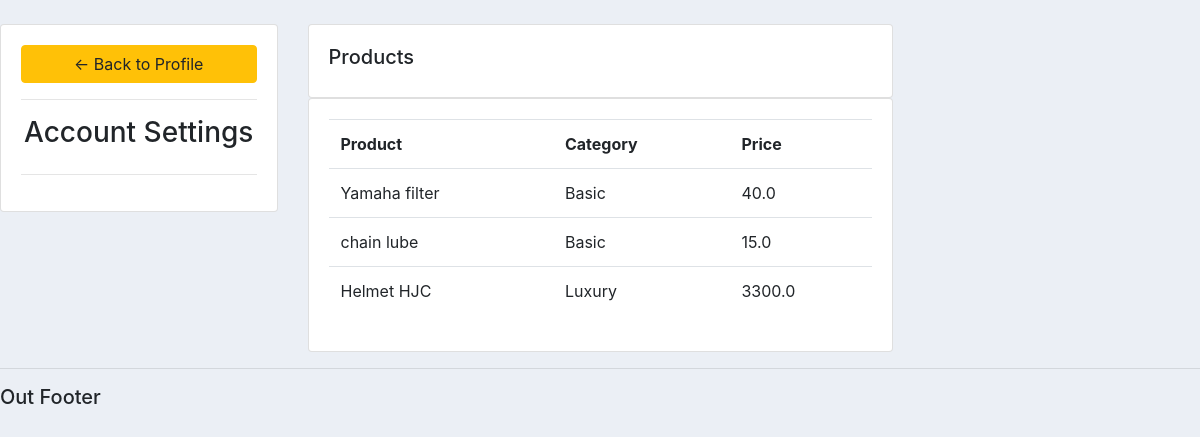
Screenshot of /products/ (signed in) with the database file from the repository.
### accounts/models.py (models this page shows, shortened)
class Product (models.Model):
    CATEGORY = (('Luxury', 'Luxury'),
                ('Basic', 'Basic'),
              )
    name = models.CharField(max_length=200, null=True)
    price = models.FloatField(null=True)
    category = models.CharField(max_length=200, null=True,choices=CATEGORY)
    description = models.CharField(max_length=200, null=True, blank=True)
    date_created= models.DateTimeField(auto_now_add=True, null=True)
    tags= models.ManyToManyField(Tag)

### accounts/decoraters.py (the view)
        def wrapper(request, *args, **kwargs):
            group = None
            if request.user.groups.exists():
                group = request.user.groups.all()[0].name
            if group in allowed_roles:
                return view_f(request, *args, **kwargs)
            elif group =='employee':
                messages.warning(request, 'You are not allowed for it, please ask for admin')
                return redirect('home')
            else:
                messages.warning(request, 'You are not allowed for it, please ask for admin')
                return redirect('user_page')

### accounts/decoraters.py (called while the page is built)
def allowed_user(allowed_roles=[]):
    def decorator(view_f):
        def wrapper(request, *args, **kwargs):
            group = None
            if request.user.groups.exists():
                group = request.user.groups.all()[0].name
            if group in allowed_roles:
                return view_f(request, *args, **kwargs)
            elif group =='employee':
                messages.warning(request, 'You are not allowed for it, please ask for admin')
                return redirect('home')
            else:
                messages.warning(request, 'You are not allowed for it, please ask for admin')
                return redirect('user_page')
        return wrapper
    return decorator

### accounts/views.py (called while the page is built)
@login_required(login_url='login')
@allowed_user(allowed_roles=['admin','employee'])
def products(request):
    products = Product.objects.all()
    return render(request, 'accounts/products.html', {'products': products})

### accounts/templates/accounts/products.html (shortened to what this page needs)
{% extends 'accounts/main.html' %}
 {% block content %}
	<br>
<div class="row">
	<div class="col-md-3">
		<div class="card card-body">
			<a class="btn btn-warning" href="{% url 'home' %}"> &#8592; Back to Profile</a>
			<hr>
			<h3 style="text-align: center">Account Settings</h3>
			<hr>
		</div>
	</div>
	<div class="col-md-6">
				<div class="card card-body">
					<h5>Products</h5>
				</div>
				<div class="card card-body">
					<table class="table">
						<tr>
							<th>Product</th>
							<th>Category</th>
							<th>Price</th>
						</tr>
						{% for i in products %}
						<tr>
							<td>{{ i.name }}</td>
							<td>{{ i.category }}</td>
							<td>{{ i.price }}</td>
						</tr>
						{% endfor %}
					</table>
				</div>
	</div>
</div>
 {% endblock %}

### static/css/main.css (style rules this page uses)
body { background-color: #ebeff5; }

### rows the page displays
Product: name "Yamaha filter", category "Basic", price "40.0"
Product: name "chain lube", category "Basic", price "15.0"
Product: name "Helmet HJC", category "Luxury", price "3300.0"
